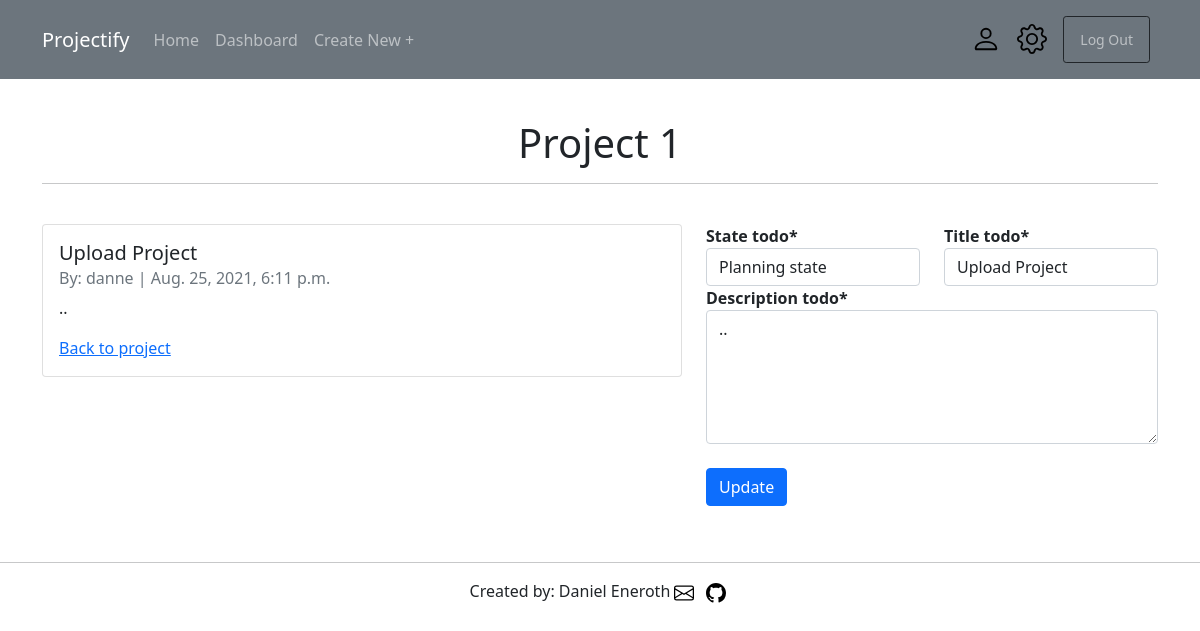
/projects/todo/21/update/ (signed in), run on an earlier commit of the app's database.
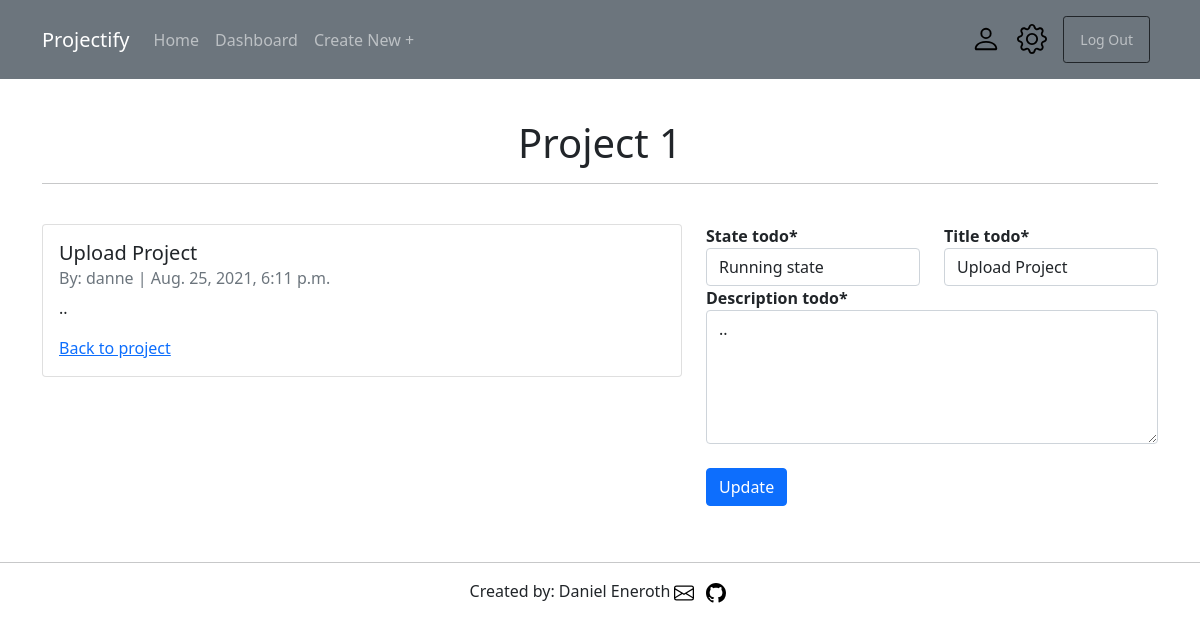
And on a later commit of the database.
### projects/models.py (models this page shows, shortened)
class Todo(models.Model):
    project = models.ForeignKey(Project, on_delete=models.SET_NULL, related_name='todos', null=True)
    title_todo = models.CharField(max_length=50)
    description_todo = models.TextField()
    creator_todo = models.ForeignKey(get_user_model(), on_delete=models.SET_NULL, null=True)
    date_created_todo = models.DateTimeField(auto_now_add=True)
    state_todo = models.CharField(choices=[('Planning', 'Planning state'), ('Running', 'Running state'), ('Finished', 'Finnished state'),], default='Planning', max_length=20)

class Project(models.Model):
    title_project = models.CharField(max_length=50)
    description_project = models.TextField()
    creator_project = models.ForeignKey(get_user_model(), on_delete=models.CASCADE)
    date_created_project = models.DateTimeField(auto_now_add=True)
    members = models.ManyToManyField(get_user_model(), related_name='members')
    admin = models.ManyToManyField(get_user_model(), related_name='admin')
    def __str__(self):
        return self.title_project

### accounts/models.py (models this page shows)
class CustomUser(AbstractUser):
    age = models.PositiveIntegerField(null=True, blank=True)
    bio_text = models.TextField(blank=True, null=True)
    profile_pic = models.ImageField(blank=True, null=True, default='blank_profile.png', upload_to='images/profiles/')
    facebook_url = models.URLField(blank=True, null=True)
    twitter_url = models.URLField(blank=True, null=True)
    instagram_url = models.URLField(blank=True, null=True)
    website_url = models.URLField(blank=True, null=True)

### projects/views.py (the view)
# urls.py: path('todo/<int:pk>/update/', TodoUpdateView.as_view(), name='todo_update'),
class TodoUpdateView(LoginRequiredMixin, UserPassesTestMixin, UpdateView):
    model = Todo
    form_class = TodoUpdateForm
    template_name = 'projects/todos/todo_update.html'
    def test_func(self):
        obj = self.get_object()
        if self.request.user == obj.project.creator_project or self.request.user in obj.project.members.all() or self.request.user in obj.project.admin.all():
            return True
        else:
            return False

### projects/forms.py
class TodoUpdateForm(ModelForm):
    class Meta:
        model = Todo
        fields = ('state_todo', 'title_todo', 'description_todo',)
        widgets = {
            'description_todo': forms.Textarea(attrs={'cols': 5, 'rows': 5})
        }

### templates/projects/todos/todo_update.html (shortened to what this page needs)
{% extends 'base.html' %}
{% load crispy_forms_tags %}
{% block content %}
<br/>
<center>
<h1>{{ todo.project }}</h1>
<hr>
<br/>
</center>
<div class="row">
    <div class="col-sm">
        <div class="card" style="width: 40rem;">
            <div class="card-body">
            <h5 class="card-title">{{ todo.title_todo }}</h5>
            <h6 class="card-subtitle mb-2 text-muted">By: {{ todo.creator_todo }} | {{ todo.date_created_todo }}</h6>
            <p class="card-text">{{ todo.description_todo }}</p>
            <a href="{% url 'project_detail' todo.project.pk %}" class="card-link">Back to project</a>
            </div>
        </div>
        </div>
    <div class="col-sm">
    <form action="" method="post" class="fw-bold">
        <div class="row">
            <div class="col-6">
                {{ form.state_todo|as_crispy_field }}
            </div>
            <div class="col-6">
                {{ form.title_todo|as_crispy_field }}
            </div>
        </div>
        {{ form.description_todo|as_crispy_field }}
        <br/>
        <button class="btn btn-primary" type="submit">Update</button>
    </form>
    <br/>
</div>
{% endblock content %}

What changed in the data, as far as the page shows it:
changed Todo "Upload Project": state_todo "Planning state" → "Running state"
